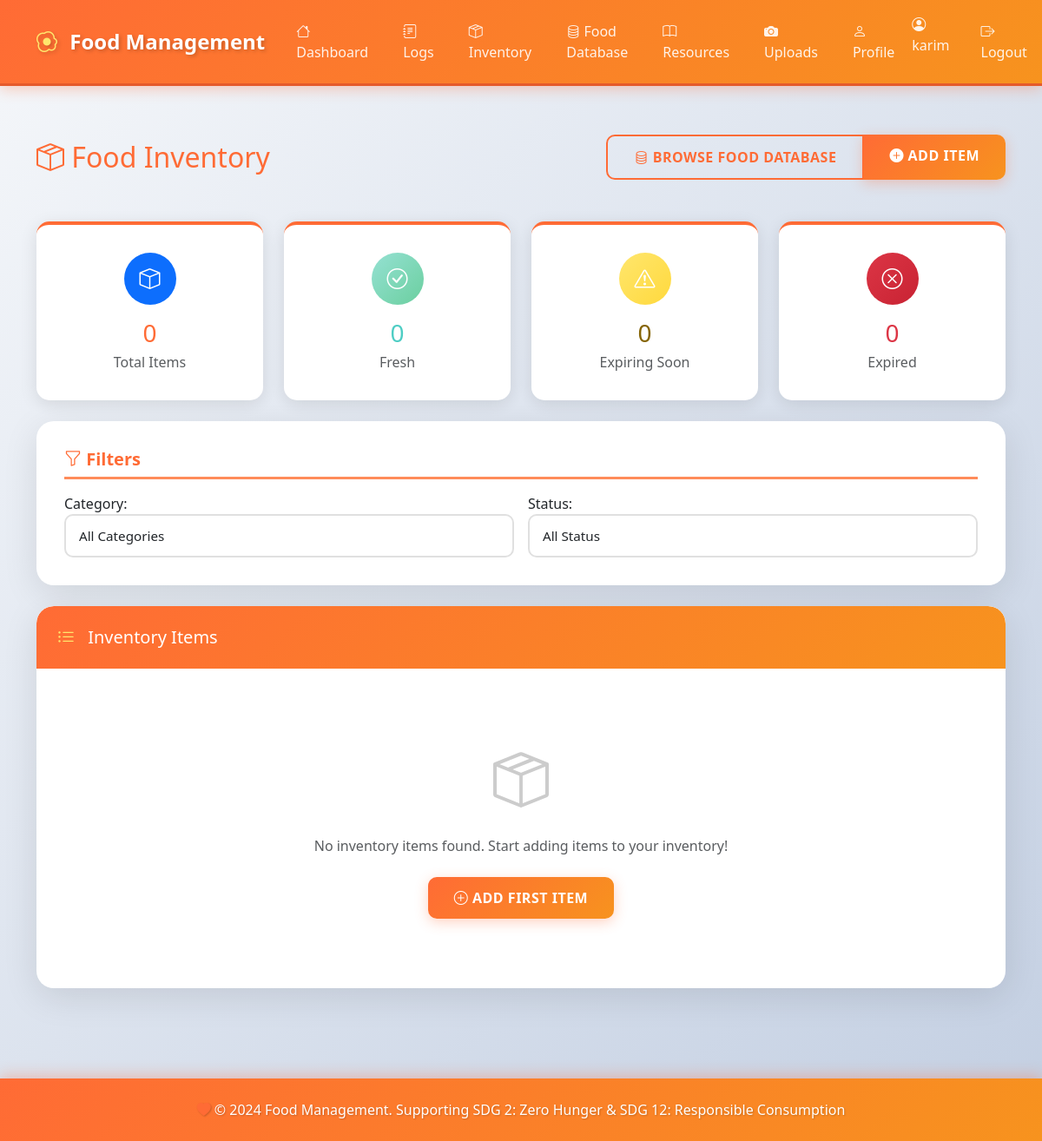
Before: /inventory/ (signed in) with the older database file.
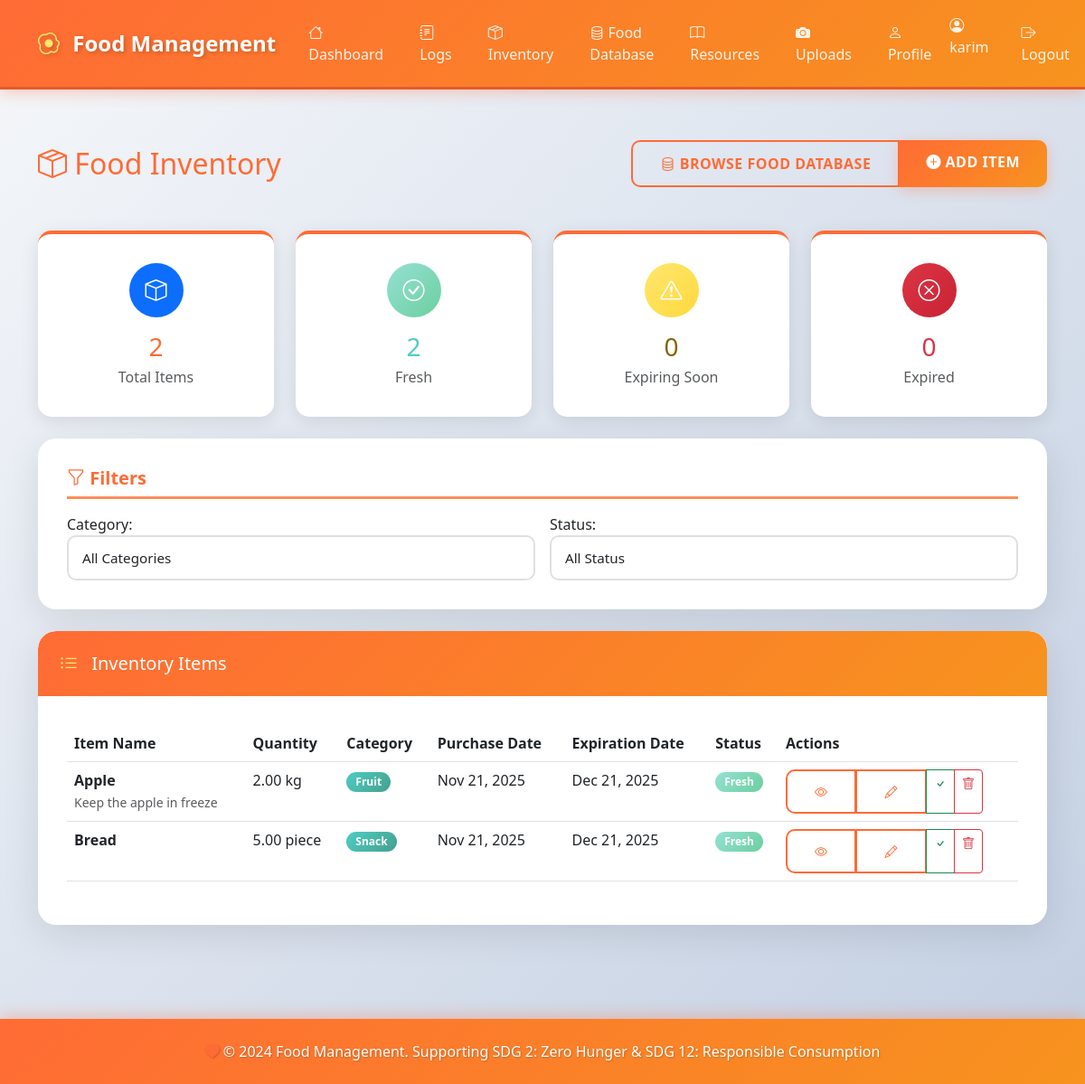
After: the same page with the newer database file.
### inventory/models.py (models this page shows, shortened)
class InventoryItem(models.Model):
    CATEGORY_CHOICES = [
        ('vegetable', 'Vegetable'),
        ('fruit', 'Fruit'),
        ('dairy', 'Dairy'),
        ('meat', 'Meat'),
        ('grain', 'Grain'),
        ('beverage', 'Beverage'),
        ('snack', 'Snack'),
        ('frozen', 'Frozen'),
        ('canned', 'Canned'),
        ('other', 'Other'),
    ]
    UNIT_CHOICES = [
        ('kg', 'Kilogram (kg)'),
        ('g', 'Gram (g)'),
        ('lb', 'Pound (lb)'),
        ('oz', 'Ounce (oz)'),
        ('l', 'Liter (l)'),
        ('ml', 'Milliliter (ml)'),
        ('cup', 'Cup'),
        ('piece', 'Piece'),
        ('pack', 'Pack'),
    ]
    STATUS_CHOICES = [
        ('fresh', 'Fresh'),
        ('expiring_soon', 'Expiring Soon'),
        ('expired', 'Expired'),
        ('consumed', 'Consumed'),
    ]
    user = models.ForeignKey(User, on_delete=models.CASCADE, related_name='inventory_items')
    item_name = models.CharField(max_length=255, help_text="Name of the food item")
    quantity = models.DecimalField(
        max_digits=10,
        decimal_places=2,
        validators=[MinValueValidator(0)],
        help_text="Current quantity"
    )
    unit = models.CharField(max_length=20, choices=UNIT_CHOICES, default='piece')
    category = models.CharField(max_length=50, choices=CATEGORY_CHOICES, default='other')
    purchase_date = models.DateField(help_text="Date when the item was purchased")
    expiration_date = models.DateField(
        blank=True,
        null=True,
        help_text="Expected expiration date (optional)"
    )
    status = models.CharField(max_length=20, choices=STATUS_CHOICES, default='fresh')
    notes = models.TextField(blank=True, null=True, help_text="Additional notes")
    created_at = models.DateTimeField(auto_now_add=True)
    updated_at = models.DateTimeField(auto_now=True)
    class Meta:
        verbose_name = "Inventory Item"
        verbose_name_plural = "Inventory Items"
        ordering = ['expiration_date', 'item_name']
        indexes = [
            models.Index(fields=['user', 'status']),
            models.Index(fields=['expiration_date']),
            models.Index(fields=['category']),
        ]
    def is_expiring_soon(self):
        if self.expiration_date:
            days_until_expiry = (self.expiration_date - timezone.now().date()).days
            return 0 <= days_until_expiry <= 3
        return False
    def is_expired(self):
        if self.expiration_date:
            return self.expiration_date < timezone.now().date()
        return False
    def update_status(self):
        if self.is_expired():
            self.status = 'expired'
        elif self.is_expiring_soon():
            self.status = 'expiring_soon'
        elif self.status != 'consumed':
            self.status = 'fresh'
        self.save()

### inventory/views.py (the view)
# urls.py: path('', views.inventory_list, name='list'),
@login_required
def inventory_list(request):
    items = InventoryItem.objects.filter(user=request.user)
    filter_form = InventoryFilterForm(request.GET)
    if filter_form.is_valid():
        category = filter_form.cleaned_data.get('category')
        status = filter_form.cleaned_data.get('status')
        if category:
            items = items.filter(category=category)
        if status:
            items = items.filter(status=status)
    for item in items:
        item.update_status()
    total_items = items.count()
    fresh_items = items.filter(status='fresh').count()
    expiring_soon = items.filter(status='expiring_soon').count()
    expired_items = items.filter(status='expired').count()
    category_stats = items.values('category').annotate(
        count=Count('id')
    ).order_by('-count')
    expiring_items = items.filter(
        expiration_date__gte=timezone.now().date(),
        expiration_date__lte=timezone.now().date() + timedelta(days=3)
    ).exclude(status='consumed')[:10]
    context = {
        'items': items,
        'filter_form': filter_form,
        'total_items': total_items,
        'fresh_items': fresh_items,
        'expiring_soon': expiring_soon,
        'expired_items': expired_items,
        'category_stats': category_stats,
        'expiring_items': expiring_items,
    }
    return render(request, 'inventory/list.html', context)

### inventory/forms.py
class InventoryFilterForm(forms.Form):
    category = forms.ChoiceField(
        choices=[('', 'All Categories')] + InventoryItem.CATEGORY_CHOICES,
        required=False,
        widget=forms.Select(attrs={
            'class': 'form-control',
            'onchange': 'this.form.submit()'
        })
    )
    status = forms.ChoiceField(
        choices=[('', 'All Status')] + InventoryItem.STATUS_CHOICES,
        required=False,
        widget=forms.Select(attrs={
            'class': 'form-control',
            'onchange': 'this.form.submit()'
        })
    )

### templates/inventory/list.html (shortened to what the changed rows need)
{% extends 'base.html' %}
{% block content %}
<div class="row mb-4">
    <div class="col-12">
        <div class="d-flex justify-content-between align-items-center mb-4">
            <h2 class="text-primary-custom mb-0">
                <i class="bi bi-box-seam"></i> Food Inventory
            </h2>
        </div>
    </div>
</div>
<div class="row g-4 mb-4">
    <div class="col-md-3">
        <div class="dashboard-card text-center">
            <div class="rounded-circle bg-primary text-white d-flex align-items-center justify-content-center mx-auto mb-3" style="width: 60px; height: 60px; font-size: 1.5rem;">
                <i class="bi bi-box"></i>
            </div>
            <h3 class="mb-1" style="color: var(--primary-color);">{{ total_items }}</h3>
            <p class="text-muted mb-0">Total Items</p>
        </div>
    </div>
    <div class="col-md-3">
        <div class="dashboard-card text-center">
            <div class="rounded-circle text-white d-flex align-items-center justify-content-center mx-auto mb-3" style="width: 60px; height: 60px; font-size: 1.5rem; background: var(--gradient-success);">
                <i class="bi bi-check-circle"></i>
            </div>
            <h3 class="mb-1" style="color: var(--secondary-color);">{{ fresh_items }}</h3>
            <p class="text-muted mb-0">Fresh</p>
        </div>
    </div>
</div>
<div class="card mb-4">
    <div class="card-body">
        <form method="get" class="row g-3">
            <div class="col-md-6">
                {{ filter_form.category.label_tag }}
                {{ filter_form.category }}
            </div>
            <div class="col-md-6">
                {{ filter_form.status.label_tag }}
                {{ filter_form.status }}
            </div>
        </form>
    </div>
</div>
<div class="card">
    <div class="card-body">
        {% if items %}
            <div class="table-responsive">
                <table class="table table-hover">
                    <thead>
                        <tr>
                            <th>Item Name</th>
                            <th>Quantity</th>
                            <th>Category</th>
                            <th>Purchase Date</th>
                            <th>Expiration Date</th>
                            <th>Status</th>
                            <th>Actions</th>
                        </tr>
                    </thead>
                    <tbody>
                        {% for item in items %}
                        <tr>
                            <td>
                                <strong>{{ item.item_name }}</strong>
                                {% if item.notes %}
                                    <br><small class="text-muted">{{ item.notes|truncatewords:5 }}</small>
                                {% endif %}
                            </td>
                            <td>{{ item.quantity }} {{ item.unit }}</td>
                            <td>
                                <span class="badge" style="background: var(--gradient-secondary);">
                                    {{ item.get_category_display }}
                                </span>
                            </td>
                            <td>{{ item.purchase_date|date:"M d, Y" }}</td>
                            <td>
                                {% if item.expiration_date %}
                                    {{ item.expiration_date|date:"M d, Y" }}
                                {% else %}
                                    <span class="text-muted">Not set</span>
                                {% endif %}
                            </td>
                            <td>
                                {% if item.status == 'fresh' %}
                                    <span class="badge" style="background: var(--gradient-success);">Fresh</span>
                                {% elif item.status == 'expiring_soon' %}
                                    <span class="badge" style="background: linear-gradient(135deg, #ffe66d 0%, #ffd93d 100%); color: #856404;">Expiring Soon</span>
                                {% elif item.status == 'expired' %}
                                    <span class="badge bg-danger">Expired</span>
                                {% elif item.status == 'consumed' %}
                                    <span class="badge bg-secondary">Consumed</span>
                                {% endif %}
                            </td>
                            <td>
                                <div class="btn-group btn-group-sm">
                                    <a href="{% url 'inventory:detail' item.pk %}" class="btn btn-outline-primary" title="View">
                                        <i class="bi bi-eye"></i>
                                    </a>
                                    <a href="{% url 'inventory:edit' item.pk %}" class="btn btn-outline-primary" title="Edit">
                                        <i class="bi bi-pencil"></i>
                                    </a>
                                    {% if item.status != 'consumed' %}
                                    <a href="{% url 'inventory:mark_consumed' item.pk %}" class="btn btn-outline-success" title="Mark Consumed">
                                        <i class="bi bi-check"></i>
                                    </a>
                                    {% endif %}
                                    <a href="{% url 'inventory:delete' item.pk %}" class="btn btn-outline-danger" title="Delete">
                                        <i class="bi bi-trash"></i>
                                    </a>
                                </div>
                            </td>
                        </tr>
                        {% endfor %}
                    </tbody>
                </table>
            </div>
        {% else %}
            <div class="text-center py-5">
                <i class="bi bi-box-seam" style="font-size: 4rem; color: #ccc;"></i>
                <p class="text-muted mt-3">No inventory items found. Start adding items to your inventory!</p>
                <a href="{% url 'inventory:create' %}" class="btn btn-primary mt-2">
                    <i class="bi bi-plus-circle"></i> Add First Item
                </a>
            </div>
        {% endif %}
    </div>
</div>
{% endblock %}

Changed rows visible on the page:
added InventoryItem: category "All Categories", status "All Status", item_name "Bread", quantity "5.00", unit "piece", category "Snack", purchase_date "Nov 21, 2025", expiration_date "Dec 21, 2025", shows "Fresh"
added InventoryItem: item_name "Apple", notes "Keep the apple in freeze", quantity "2.00", unit "kg", category "Fruit", purchase_date "Nov 21, 2025", expiration_date "Dec 21, 2025", status "Fresh"
Other visible differences:
{{ total_items }}: "0" → "2"
{{ fresh_items }}: "0" → "2"
form field category: "All Categories" → (not shown)
form field status: "All Status" → (not shown)
text no longer shown: "No inventory items found. Start adding items to your inventory! ADD FIRST ITEM"
text now shown: "Item Name Quantity Category Purchase Date Expiration Date Status Actions"
